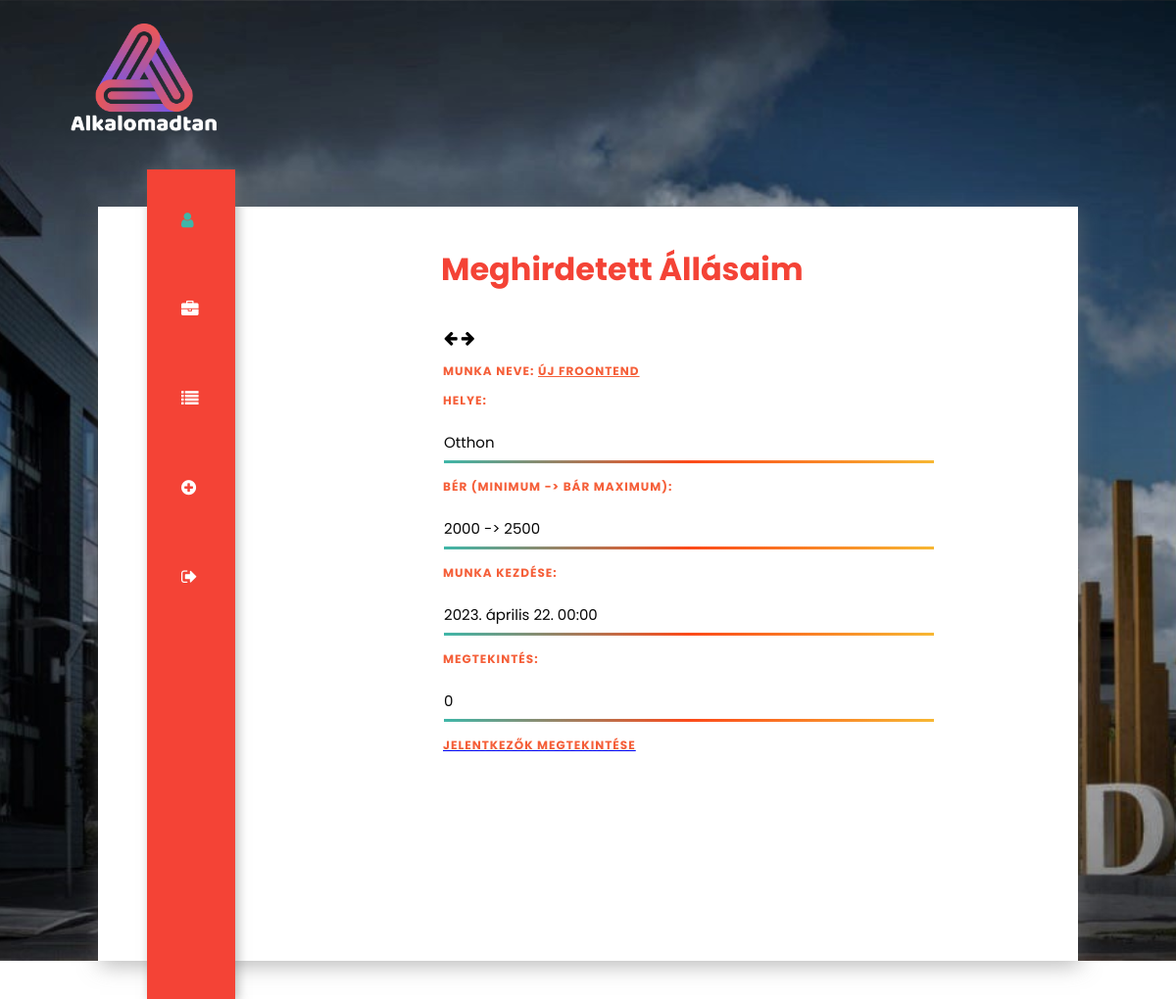
Page /profil/meglevoMunka/ (signed in) on the earlier database version.
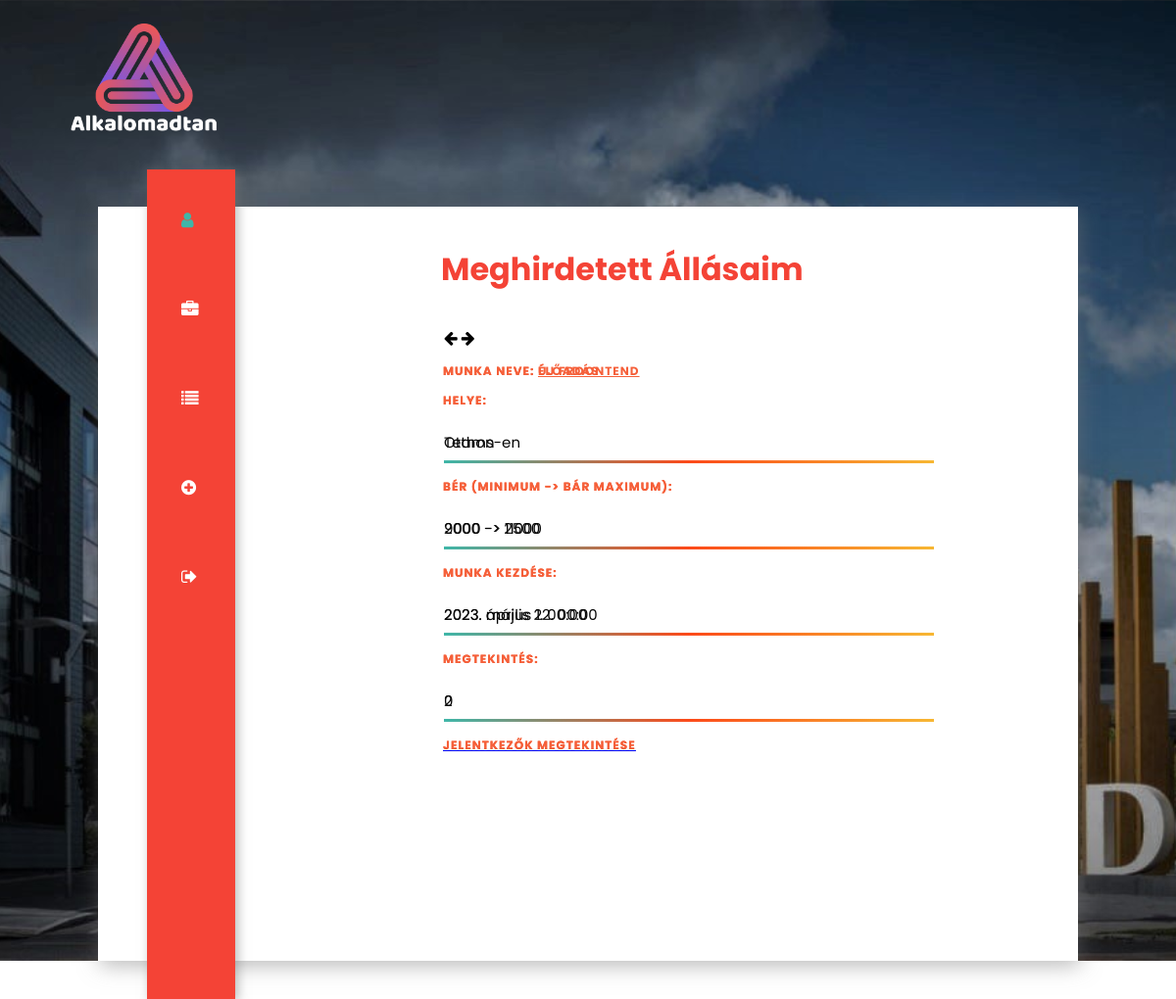
Same page on the later database version.
### app/models.py (models this page shows, shortened)
class Munka(models.Model):
    class Meta:
        ordering = ["-katt"]
    nev = models.CharField(max_length=255, null=False)
    leiras = models.TextField(default="", null=False)
    helye = models.CharField(default="", max_length=255)
    katt = models.IntegerField(default=0)
    publikalo = models.ForeignKey(settings.AUTH_USER_MODEL, on_delete=models.CASCADE)
    berMin = models.IntegerField(null=False)
    berMax = models.IntegerField(null=True)
    munkaKezd = models.DateTimeField()

### app/views.py (the view)
# urls.py: path("profil/meglevoMunka/", views.Profil_MeglevoMunka, name="ProfilMeglevoMunka"),
def Profil_MeglevoMunka(request):
    userId = request.user.id
    userUsername = request.user.username
    felhasznalo = request.user
    print(f"Profil_UjMunka(request) - {userUsername} ({userId})")
    munkak = None
    try:
        munkak = list(Munka.objects.filter(publikalo = request.user.id).values())
    except:
        print(traceback.format_exc())
        munkak = None
    template = loader.get_template("app/profile/profilePageAd.html")
    context = {
        "cim": "Profilod",
        "felhasznalo":felhasznalo,
        "munka": munkak
        }
    return HttpResponse(template.render(context,request))

### app/templates/app/profile/profilePageAd.html (shortened to what this page needs)
{% extends 'app/layout/commonhead3.html' %}
{% block content %}
{% load static %}
{% if felhasznalo.is_authenticated %}
{% if munka is not None %}
<div class="rightbox">
    <div class="profile">
        <h1>Meghirdetett Állásaim</h1>
        <table>
            <tr>
                <th>
                    <i class="fa fa-arrow-left" id="lapozoVissza" aria-hidden="true"></i>
                </th>
                <th>
                    <i class="fa fa-arrow-right" id="lapozoElore" aria-hidden="true"></i>
                </th>
            </tr>
        </table>
        <div id="mindenMunka">
        {% for i in munka %}
        <div class="profile munka_{{i.id}} munkaMegjl" id="">
            <h3>Munka neve: <u id="">{{i.nev}}</u></h3>
            <h3>Helye: </h3>
            <p>{{i.helye}}</p>
            <h3>Bér (minimum -> bár maximum):</h3>
            <p>{{i.berMin}} -> {{i.berMax}}</p>
            <h3>Munka kezdése: </h3>
            <p>{{i.munkaKezd}}</p>
            <h3>Megtekintés: </h3>
            <p>{{i.katt}}</p>
            <a href="{% url 'Jelentkezo_Per_Munka' i.id%}"><h3>Jelentkezők megtekintése</h3></a>
            <br>
        </div>
        {% endfor %}
        </div>
    </div>
</div>
</div>
</section>
{% endif %}
{% endif %}
{% endblock %}

### app/templates/app/layout/commonhead3.html (shortened to what this page needs)
<!DOCTYPE html>
<html lang="hu">
<head>
    {% load static %}
    <link rel="stylesheet" href="{% static 'style3.css' %}">
    <link rel="stylesheet" href="https://cdn.jsdelivr.net/npm/@fortawesome/fontawesome-free@6.2.1/css/fontawesome.min.css">
    <link rel="stylesheet" href="path/to/font-awesome/css/font-awesome.min.css">
    <link rel="stylesheet" href="https://cdnjs.cloudflare.com/ajax/libs/font-awesome/4.7.0/css/font-awesome.min.css">
</head>
<section class="header">
    <nav class="logo">
        <a href="{% url 'Kezdolap' %}"><img src="{% static 'images/logo.png' %}" alt=""></a>
    </nav>
    <div class="container">
        <div class="leftbox links">
            <nav>
                <a href="{% url 'Profil' %}">
                    <i class="fa fa-user active"></i>
                </a>
                <a href="{% url 'ProfilJelentkezesek' %}">
                    <i class="fa fa-briefcase"></i>
                </a>
                <a href="{% url 'ProfilMeglevoMunka' %}">
                    <i class="fa fa-list"></i>
                </a>
                <a href="{% url 'ProfilUjMunka' %}">
                    <i class="fa fa-plus-circle"></i>
                </a>
                <a href="{% url 'KijelentkezKerelem' %}">
                    <i class="fa fa-sign-out"></i>
                </a>
            </nav>
        </div>
{% block content %}
{% endblock %}
{% load static %}
</body>
</html>

### app/static/style3.css (style rules this page uses)
.header { min-height: 100vh; width: 100%; background-image: url(images/banner.jpg); background-position: center; background-size: cover; position: relative; }
.container { background-color: #fff; width: 1000px; height: 770px; margin: 0 auto; position: relative; border-top: 10px; box-shadow: 2px 5px 20px rgba(119, 119, 119, 0.5); }
.leftbox { float: right; top:-5%; left: 5%; position:absolute; width: 9%; height: 110%; background: #f44336; box-shadow: 3px 3px 10px rgba(119, 119, 119, 0.5); }
.links a { list-style: none; padding: 35px; color: #fff; font-size: 1.1em; display: block; transition: all 0.3s ease-in-out; }
.links a:first-child { margin-top: 7px; }
.active { color: #3fb6a8; }
.rightbox { float: right; width: 65%; height: 100%; }
.profile { position: absolute; width: 70%; }
h1 { font-family: 'Poppins', sans-serif; color: #f44336; font-size: 2em; margin-top: 40px; margin-bottom: 35px; }
.header p { border-width: 3px; border-style: solid; border-image: linear-gradient(to right, #3fb6a8,rgb(252, 74, 26), rgb(247, 183, 51)) 1 0%; border-top: 0; width: 500px; font-family: 'Poppins', sans-serif; font-size: 15px; padding: 7px 0; color: #070707; }
.logo img { width: 150px; }
.logo { display: flex; padding: 2% 6%; justify-content: space-between; align-items: center; }
h3 { color: #f55f39; font-family: 'Poppins', sans-serif; width: 80%; text-transform: uppercase; font-size: 12px; letter-spacing: 1px; margin-left: 2px; }
@media (max-width:1200px) { .container { margin-top: 3%; } }

Differences in the rows shown:
added Munka: nev "ÉLŐADÁS", helye "Teams-en", berMin "9000", berMax "11000", munkaKezd "2023. május 1. 00:00", katt "2"
